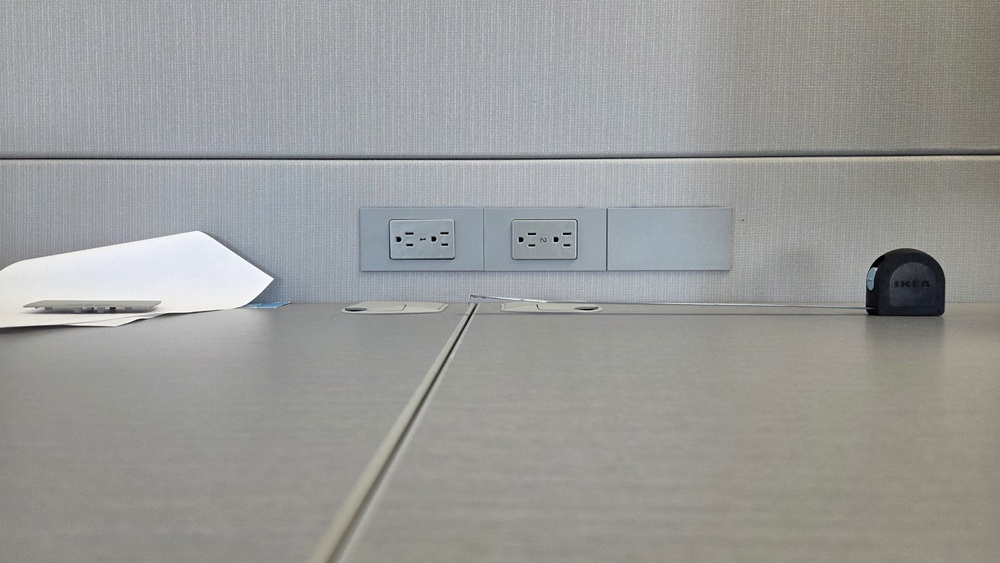
#> input picture module7/static/image_L.jpg, 1000 x 563 px, shrunk from 4000 x 2252 before the run
$ python estimate_pose.py
#> lines starting #> are read from the running program, lines starting #| are printed output that depends on the picture; long printed decimals are rounded
import numpy as np
import cv2
import os

# --- Configuration ---
# 1. Camera Intrinsics file generated by calibrate_camera.py
INTRINSICS_FILE = 'camera_calibration.npz'
# 2. Input images (assuming they are in a 'static' folder or similar location accessible to Flask)
IMAGE_LEFT = 'static/image_L.jpg'
IMAGE_RIGHT = 'static/image_R.jpg'
# 3. Output file for the stereo matrices
OUTPUT_STEREO_FILE = 'stereo_calibration.npz'


def load_intrinsics(filename):
    """Loads the camera matrix (K) and distortion coefficients (dist) from file."""
#> called with filename = 'camera_calibration.npz'
    if not os.path.exists(filename):
        raise FileNotFoundError(f"Error: Intrinsics file '{filename}' not found. Run calibrate_camera.py first.")

    data = np.load(filename)
#> (reads module7/camera_calibration.npz from the repository)
    K = data['camera_matrix']
    dist = data['dist_coeffs']
    print(f"Intrinsics K:\n{K}")
    return K, dist


def estimate_and_rectify_pose():
    """Performs feature matching, essential matrix calculation, and stereo rectification."""

    K, dist = load_intrinsics(INTRINSICS_FILE)

    img1 = cv2.imread(IMAGE_LEFT, cv2.IMREAD_GRAYSCALE)
#> img1: shape (563, 1000); min 0, max 255, mean 154.2
    img2 = cv2.imread(IMAGE_RIGHT, cv2.IMREAD_GRAYSCALE)
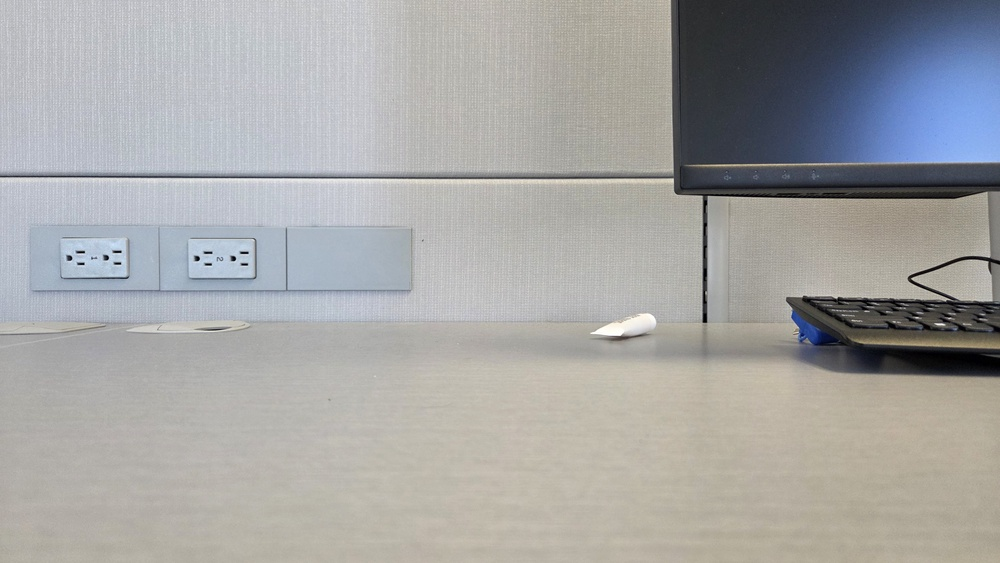
#> input picture module7/static/image_R.jpg, 1000 x 563 px, shrunk from 4000 x 2252 before the run
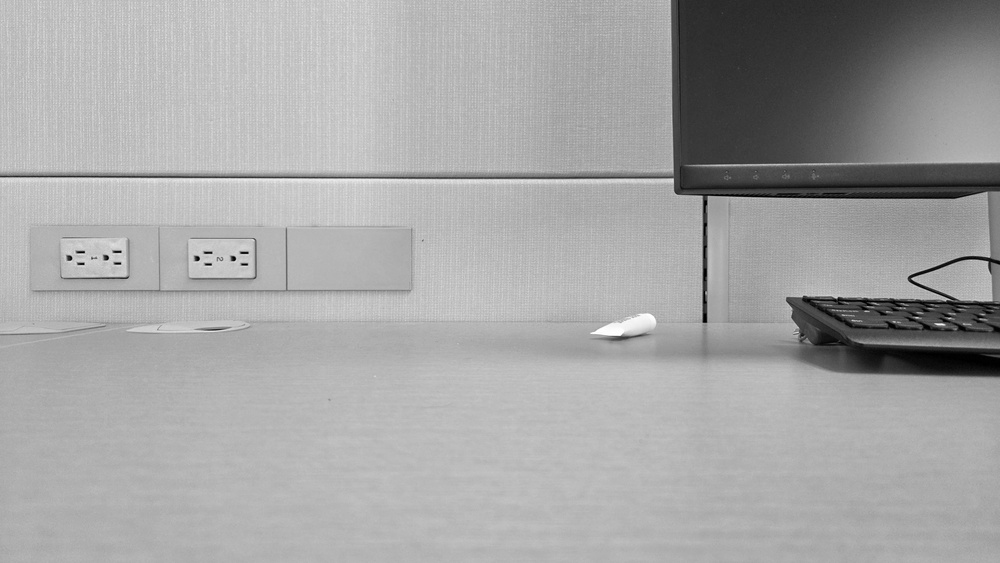
#> img2: shape (563, 1000); min 0, max 255, mean 165

    if img1 is None or img2 is None:
        raise FileNotFoundError(
            "Error: One or both stereo images (image_L.jpg, image_R.jpg) not found or cannot be loaded.")

    h, w = img1.shape
#> h = 563; w = 1000
    img_size = (w, h)
#> img_size = (1000, 563)

    # 1. Feature Detection and Matching (using ORB, a fast descriptor)
    orb = cv2.ORB_create()
    kp1, des1 = orb.detectAndCompute(img1, None)
#> kp1 = 500 keypoints; strongest (x, y, size): (555, 240, 31), (434, 238, 31), (520, 240, 31), (555, 238, 31)
    kp2, des2 = orb.detectAndCompute(img2, None)
#> kp2 = 500 keypoints; strongest (x, y, size): (234, 258, 31), (198, 258, 31), (232, 257, 31), (107, 258, 31)

    bf = cv2.BFMatcher(cv2.NORM_HAMMING, crossCheck=True)
    matches = bf.match(des1, des2)
#> matches = 137 matches

    # Sort matches by distance (best matches first)
    matches = sorted(matches, key=lambda x: x.distance)

    # Use the top N matches (e.g., top 100)
    num_matches = min(len(matches), 100)
#> num_matches = 100
    good_matches = matches[:num_matches]
#> good_matches = 100 matches

    # Extract matching points
    pts1 = np.float32([kp1[m.queryIdx].pt for m in good_matches]).reshape(-1, 1, 2)
#> pts1 = 100 rows, first 8: [533, 245], [267.5, 277.9], [530, 245], [554.9, 238.9], [390, 258], [114, 310.8], [407.5, 244.8], [564.8, 231.4]
    pts2 = np.float32([kp2[m.trainIdx].pt for m in good_matches]).reshape(-1, 1, 2)
#> pts2 = 100 rows, first 8: [210, 264], [654.9, 321.4], [206, 264], [820.5, 340.4], [61, 277], [706, 290], [205.9, 263.5], [806.2, 340.4]

    if len(pts1) < 8:
        print("Error: Not enough good matches found (need at least 8). Pose estimation failed.")
        return

    print(f"Found {len(pts1)} good feature matches.")
#| Found 100 good feature matches.

    # 2. Find Essential Matrix (E)
    # The Essential Matrix E relates corresponding image points assuming known intrinsics.
    E, mask = cv2.findEssentialMat(pts1, pts2, K, method=cv2.RANSAC, prob=0.999, threshold=1.0)
#> E = [[0.00146, 0.166, 0.0529], [0.634, -0.127, -0.282], [0.201, 0.644, 0.131]]; mask = 100 values, max 1 at index 0, min 0 at index 1, mean 0.26

    if E is None:
        print("Error: Could not compute Essential Matrix.")
        return

    # 3. Recover Pose (R, T)
    # Decompose E to get the relative Rotation (R) and Translation (T)
    # This gives us the extrinsic parameters of the right camera relative to the left.
    ret, R, T, mask = cv2.recoverPose(E, pts1, pts2, K, mask=mask)
#> ret = 26; R = [[0.0986, -0.304, 0.948], [0.301, 0.917, 0.263], [-0.949, 0.259, 0.182]]; T = [-0.969, -0.0723, 0.235]

    print(f"Estimated Rotation R:\n{R}")
#| Estimated Rotation R:
#| [[ 0.09859 -0.3037  0.9477]
#|  [ 0.3009  0.9168  0.2625]
#|  [-0.9485  0.2593  0.1818]]
    print(f"Estimated Translation T (Relative Position):\n{T}")
#| Estimated Translation T (Relative Position):
#| [[-0.9693]
#|  [-0.07235]
#|  [ 0.2349]]

    # 4. Stereo Rectification and Projection Matrices (P_L, P_R, Q)
    # Since the cameras are the same, we use the same K and dist for both.
    R1, R2, P1, P2, Q, validPixROI1, validPixROI2 = cv2.stereoRectify(
        K, dist,
        K, dist,
        img_size,
        R, T,
        alpha=1  # Sets the output images to be fully visible (no black boundaries)
    )
#> R1 = [[0.34, -0.289, 0.895], [0.287, 0.938, 0.194], [-0.896, 0.191, 0.402]]; R2 = [[0.969, 0.0723, -0.235], [-0.0728, 0.997, 0.00659], [0.235, 0.0107, 0.972]]; P1 = [[-1091.5, 0, 313.7, 0], [0, -1091.5, 1139.6, 0], [0, 0, 1, 0]]; P2 = [[-1091.5, 0, 313.7, 1091.5], [0, -1091.5, 1139.6, 0], [0, 0, 1, 0]]; Q = [[1, 0, 0, -313.7], [0, 1, 0, -1139.6], [0, 0, 0, -1091.5], [0, 0, 1, 0]]; validPixROI1 = (0, 0, 0, 0); validPixROI2 = (0, 0, 0, 0)

    print("\n--- Rectification Complete ---")
    print(f"Projection Matrix P_L:\n{P1}")
#| Projection Matrix P_L:
#| [[-1.09145045e+03  0.00000000e+00  3.13679977e+02  0.00000000e+00]
#|  [ 0.00000000e+00 -1.09145045e+03  1.13956827e+03  0.00000000e+00]
#|  [ 0.00000000e+00  0.00000000e+00  1.00000000e+00  0.00000000e+00]]
    print(f"Projection Matrix P_R:\n{P2}")
#| Projection Matrix P_R:
#| [[-1.09145045e+03  0.00000000e+00  3.13679977e+02  1.09145045e+03]
#|  [ 0.00000000e+00 -1.09145045e+03  1.13956827e+03  0.00000000e+00]
#|  [ 0.00000000e+00  0.00000000e+00  1.00000000e+00  0.00000000e+00]]
    print(f"Disparity-to-Depth Matrix Q:\n{Q}")
#| Disparity-to-Depth Matrix Q:
#| [[ 1.00000000e+00  0.00000000e+00  0.00000000e+00 -3.13679977e+02]
#|  [ 0.00000000e+00  1.00000000e+00  0.00000000e+00 -1.13956827e+03]
#|  [ 0.00000000e+00  0.00000000e+00  0.00000000e+00 -1.09145045e+03]
#|  [ 0.00000000e+00  0.00000000e+00  1.00000000e+00 -0.00000000e+00]]

    # 5. Save the results needed for the web app
    np.savez(OUTPUT_STEREO_FILE, P_L=P1, P_R=P2, Q=Q, K=K, dist=dist)

    print(f"\nSUCCESS: Stereo matrices saved to '{OUTPUT_STEREO_FILE}'.")
    print("You can now run 'app_stereo.py'.")


if __name__ == '__main__':
    estimate_and_rectify_pose()
